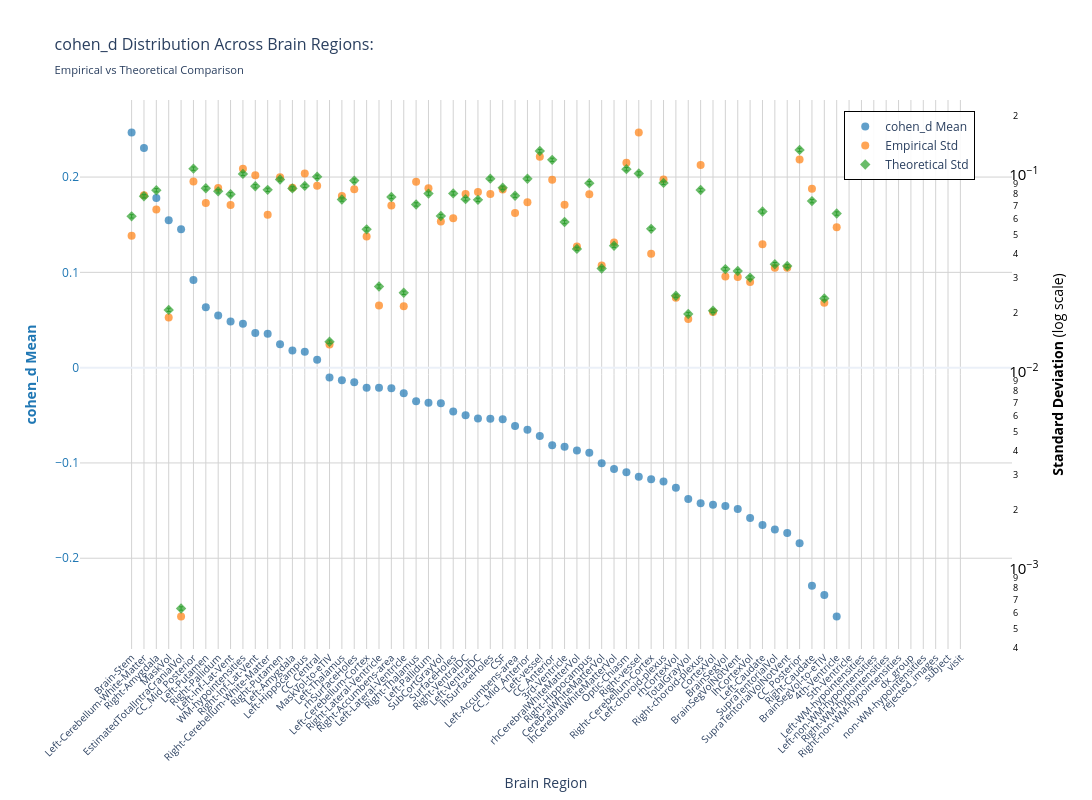
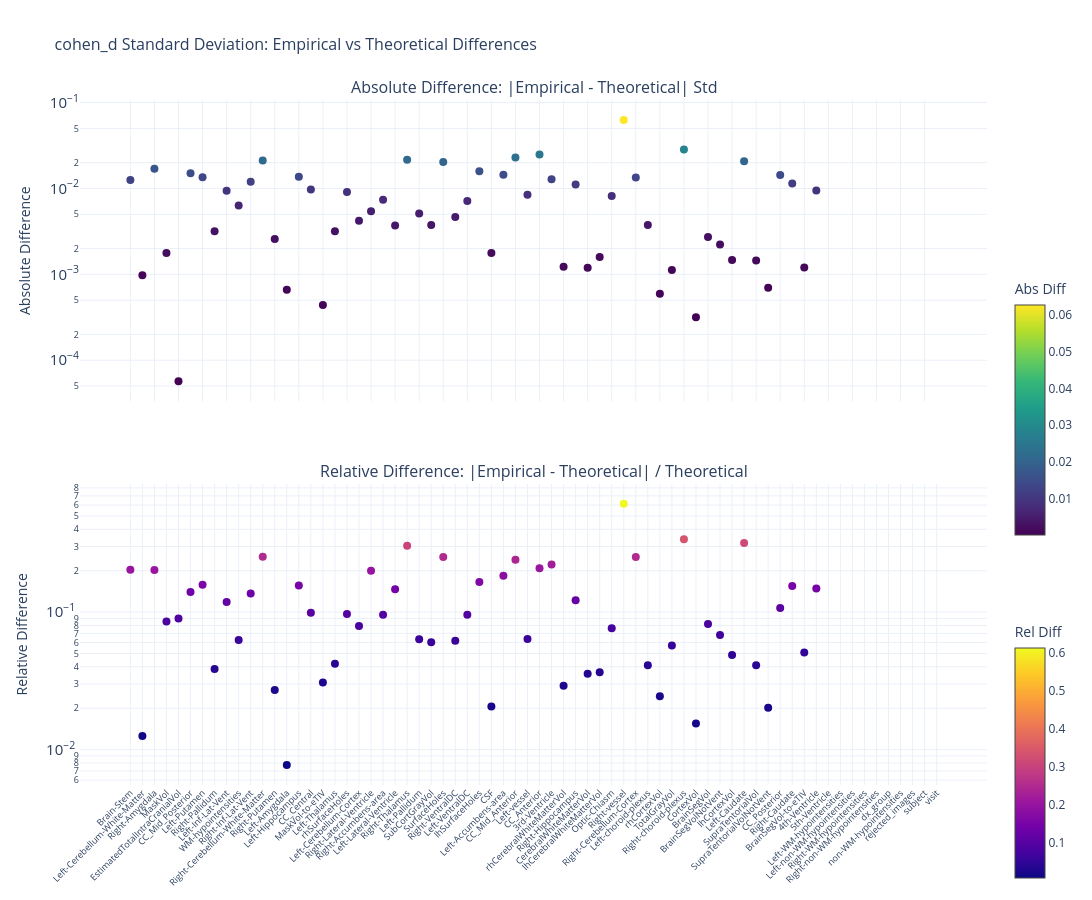

Notebook cell for these charts, in order:
### Markdown cell above
### p-value

### Code cell
nu_nav = df_npvr[(df_npvr["study"] == "longitudinal") & (df_npvr["group"] == "HC-PD")]
data_path = stats_dir / f"cohen_d_longitudinal_{METRIC}.parquet"
df, stats = get_test_stats(
    data_path,
    stat_functions_F,
    nu_nav,
    hemisphere=False,
    study="longitudinal",
    raw_values=True,
)
show_figure(
    stats, hemisphere=False, stat_name="cohen_d", study="longitudinal", metric=METRIC
)

### Figure 1 — Plotly figure (JSON) as saved in the notebook; plotly's stock layout.template omitted (floating-point values rounded to 4 significant figures)
{"data": [{"hovertemplate": "<b>%{x}</b><br>Mean cohen_d: %{y:.2f}<br><extra></extra>", "marker": {"color": "#1f77b4", "opacity": 0.7, "size": 8}, "mode": "markers", "name": "cohen_d Mean", "type": "scatter", "x": ["Brain-Stem", "Left-Cerebellum-White-Matter", "Right-Amygdala", "MaskVol", "EstimatedTotalIntraCranialVol", "CC_Mid_Posterior", "Left-Putamen", "Right-Pallidum", "Left-Inf-Lat-Vent", "WM-hypointensities", "Right-Inf-Lat-Vent", "Right-Cerebellum-White-Matter", "Right-Putamen", "Left-Amygdala", "Left-Hippocampus", "CC_Central", "MaskVol-to-eTIV", "Left-Thalamus", "rhSurfaceHoles", "Left-Cerebellum-Cortex", "Right-Lateral-Ventricle", "Right-Accumbens-area", "Left-Lateral-Ventricle", "Right-Thalamus", "Left-Pallidum", "SubCortGrayVol", "SurfaceHoles", "Right-VentralDC", "Left-VentralDC", "lhSurfaceHoles", "CSF", "Left-Accumbens-area", "CC_Mid_Anterior", "Left-vessel", "CC_Anterior", "3rd-Ventricle", "rhCerebralWhiteMatterVol", "Right-Hippocampus", "CerebralWhiteMatterVol", "lhCerebralWhiteMatterVol", "Optic-Chiasm", "Right-vessel", "Right-Cerebellum-Cortex", "Left-choroid-plexus", "rhCortexVol", "TotalGrayVol", "Right-choroid-plexus", "CortexVol", "BrainSegVol", "BrainSegVolNotVent", "lhCortexVol", "Left-Caudate", "SupraTentorialVol", "SupraTentorialVolNotVent", "CC_Posterior", "Right-Caudate", "BrainSegVol-to-eTIV", "4th-Ventricle", "5th-Ventricle", "Left-WM-hypointensities", "Left-non-WM-hypointensities", "Right-WM-hypointensities", "Right-non-WM-hypointensities", "dx_group", "non-WM-hypointensities", "rejected_images", "subject", "visit"], "y": [0.2468, 0.2305, 0.178, 0.1546, 0.1452, 0.09195, 0.06329, 0.05477, 0.04849, 0.04596, 0.03633, 0.03569, 0.02468, 0.01796, 0.01678, 0.008294, -0.01035, -0.01332, -0.0154, -0.02114, -0.02116, -0.02167, -0.0269, -0.03536, -0.03678, -0.03744, -0.04596, -0.0499, -0.05343, -0.05368, -0.05413, -0.06113, -0.06518, -0.07185, -0.0814, -0.08313, -0.087, -0.08942, -0.1004, -0.1065, -0.1099, -0.1144, -0.1171, -0.1195, -0.1259, -0.1379, -0.1424, -0.144, -0.1451, -0.1484, -0.1579, -0.1652, -0.1698, -0.1734, -0.1844, -0.2289, -0.2385, -0.2612, NaN, NaN, NaN, NaN, NaN, NaN, NaN, NaN, NaN, NaN], "yaxis": "y"}, {"hovertemplate": "<b>%{x}</b><br>Empirical Std: %{y:.3f}<br><extra></extra>", "marker": {"color": "#ff7f0e", "opacity": 0.7, "size": 8, "symbol": "circle"}, "mode": "markers", "name": "Empirical Std", "type": "scatter", "x": ["Brain-Stem", "Left-Cerebellum-White-Matter", "Right-Amygdala", "MaskVol", "EstimatedTotalIntraCranialVol", "CC_Mid_Posterior", "Left-Putamen", "Right-Pallidum", "Left-Inf-Lat-Vent", "WM-hypointensities", "Right-Inf-Lat-Vent", "Right-Cerebellum-White-Matter", "Right-Putamen", "Left-Amygdala", "Left-Hippocampus", "CC_Central", "MaskVol-to-eTIV", "Left-Thalamus", "rhSurfaceHoles", "Left-Cerebellum-Cortex", "Right-Lateral-Ventricle", "Right-Accumbens-area", "Left-Lateral-Ventricle", "Right-Thalamus", "Left-Pallidum", "SubCortGrayVol", "SurfaceHoles", "Right-VentralDC", "Left-VentralDC", "lhSurfaceHoles", "CSF", "Left-Accumbens-area", "CC_Mid_Anterior", "Left-vessel", "CC_Anterior", "3rd-Ventricle", "rhCerebralWhiteMatterVol", "Right-Hippocampus", "CerebralWhiteMatterVol", "lhCerebralWhiteMatterVol", "Optic-Chiasm", "Right-vessel", "Right-Cerebellum-Cortex", "Left-choroid-plexus", "rhCortexVol", "TotalGrayVol", "Right-choroid-plexus", "CortexVol", "BrainSegVol", "BrainSegVolNotVent", "lhCortexVol", "Left-Caudate", "SupraTentorialVol", "SupraTentorialVolNotVent", "CC_Posterior", "Right-Caudate", "BrainSegVol-to-eTIV", "4th-Ventricle", "5th-Ventricle", "Left-WM-hypointensities", "Left-non-WM-hypointensities", "Right-WM-hypointensities", "Right-non-WM-hypointensities", "dx_group", "non-WM-hypointensities", "rejected_images", "subject", "visit"], "y": [0.04919, 0.07902, 0.06679, 0.01893, 0.0005753, 0.09269, 0.07212, 0.08586, 0.07043, 0.1077, 0.09968, 0.0629, 0.09747, 0.0862, 0.1018, 0.0883, 0.01382, 0.07828, 0.08461, 0.04882, 0.02176, 0.07001, 0.02157, 0.09252, 0.08563, 0.0582, 0.06041, 0.08013, 0.08202, 0.08005, 0.08447, 0.06411, 0.07285, 0.1239, 0.09458, 0.07059, 0.04343, 0.07985, 0.03478, 0.04542, 0.1153, 0.1645, 0.03991, 0.09501, 0.02384, 0.01858, 0.1123, 0.02018, 0.0306, 0.03039, 0.0287, 0.04457, 0.03385, 0.03384, 0.1198, 0.08517, 0.02247, 0.05431, NaN, NaN, NaN, NaN, NaN, NaN, NaN, NaN, NaN, NaN], "yaxis": "y2"}, {"error_y": {"array": [0.001226, 0.001551, 0.001664, 0.0004112, 1.256e-05, 0.002141, 0.001702, 0.001643, 0.001587, 0.002014, 0.001743, 0.001672, 0.001885, 0.0017, 0.00175, 0.001947, 0.0002833, 0.001493, 0.001862, 0.001053, 0.0005406, 0.001538, 0.000502, 0.00141, 0.0016, 0.001231, 0.001603, 0.001499, 0.001487, 0.001906, 0.001714, 0.001561, 0.001904, 0.00263, 0.002373, 0.001148, 0.0008384, 0.001807, 0.0006674, 0.0008707, 0.002129, 0.002025, 0.00106, 0.001813, 0.0004855, 0.0003916, 0.001668, 0.0004072, 0.0006622, 0.000648, 0.0005996, 0.001298, 0.0007014, 0.0006862, 0.002665, 0.001465, 0.0004703, 0.001267, NaN, NaN, NaN, NaN, NaN, NaN, NaN, NaN, NaN, NaN], "arrayminus": [0.001202, 0.00152, 0.001631, 0.000403, 1.231e-05, 0.002099, 0.001668, 0.00161, 0.001555, 0.001974, 0.001708, 0.001638, 0.001848, 0.001666, 0.001716, 0.001908, 0.0002777, 0.001463, 0.001825, 0.001033, 0.0005298, 0.001507, 0.0004921, 0.001382, 0.001568, 0.001206, 0.001572, 0.00147, 0.001458, 0.001868, 0.00168, 0.00153, 0.001867, 0.002578, 0.002326, 0.001125, 0.0008218, 0.001772, 0.0006541, 0.0008534, 0.002087, 0.001985, 0.001039, 0.001777, 0.0004758, 0.0003839, 0.001634, 0.0003991, 0.000649, 0.0006352, 0.0005877, 0.001272, 0.0006875, 0.0006726, 0.002612, 0.001436, 0.000461, 0.001242, NaN, NaN, NaN, NaN, NaN, NaN, NaN, NaN, NaN, NaN], "color": "#2ca02c", "thickness": 1, "type": "data", "visible": true, "width": 2}, "hovertemplate": "<b>%{x}</b><br>Theoretical Std: %{y:.3f}<br><extra></extra>", "marker": {"color": "#2ca02c", "opacity": 0.7, "size": 8, "symbol": "diamond"}, "mode": "markers", "name": "Theoretical Std", "type": "scatter", "x": ["Brain-Stem", "Left-Cerebellum-White-Matter", "Right-Amygdala", "MaskVol", "EstimatedTotalIntraCranialVol", "CC_Mid_Posterior", "Left-Putamen", "Right-Pallidum", "Left-Inf-Lat-Vent", "WM-hypointensities", "Right-Inf-Lat-Vent", "Right-Cerebellum-White-Matter", "Right-Putamen", "Left-Amygdala", "Left-Hippocampus", "CC_Central", "MaskVol-to-eTIV", "Left-Thalamus", "rhSurfaceHoles", "Left-Cerebellum-Cortex", "Right-Lateral-Ventricle", "Right-Accumbens-area", "Left-Lateral-Ventricle", "Right-Thalamus", "Left-Pallidum", "SubCortGrayVol", "SurfaceHoles", "Right-VentralDC", "Left-VentralDC", "lhSurfaceHoles", "CSF", "Left-Accumbens-area", "CC_Mid_Anterior", "Left-vessel", "CC_Anterior", "3rd-Ventricle", "rhCerebralWhiteMatterVol", "Right-Hippocampus", "CerebralWhiteMatterVol", "lhCerebralWhiteMatterVol", "Optic-Chiasm", "Right-vessel", "Right-Cerebellum-Cortex", "Left-choroid-plexus", "rhCortexVol", "TotalGrayVol", "Right-choroid-plexus", "CortexVol", "BrainSegVol", "BrainSegVolNotVent", "lhCortexVol", "Left-Caudate", "SupraTentorialVol", "SupraTentorialVolNotVent", "CC_Posterior", "Right-Caudate", "BrainSegVol-to-eTIV", "4th-Ventricle", "5th-Ventricle", "Left-WM-hypointensities", "Left-non-WM-hypointensities", "Right-WM-hypointensities", "Right-non-WM-hypointensities", "dx_group", "non-WM-hypointensities", "rejected_images", "subject", "visit"], "y": [0.06173, 0.07804, 0.08375, 0.02069, 0.0006321, 0.1078, 0.08565, 0.08268, 0.07987, 0.1013, 0.08771, 0.08413, 0.09489, 0.08554, 0.08809, 0.098, 0.01426, 0.07512, 0.0937, 0.05302, 0.02721, 0.0774, 0.02527, 0.07095, 0.08051, 0.06195, 0.08069, 0.07546, 0.07486, 0.09591, 0.08624, 0.07856, 0.09584, 0.1324, 0.1194, 0.05777, 0.0422, 0.09096, 0.03359, 0.04382, 0.1072, 0.1019, 0.05335, 0.09126, 0.02443, 0.01971, 0.08393, 0.02049, 0.03333, 0.03261, 0.03018, 0.06532, 0.0353, 0.03453, 0.1341, 0.07375, 0.02367, 0.06378, NaN, NaN, NaN, NaN, NaN, NaN, NaN, NaN, NaN, NaN], "yaxis": "y2"}], "layout": {"height": 800, "hovermode": "x", "legend": {"bgcolor": "rgba(255, 255, 255, 0.9)", "bordercolor": "black", "borderwidth": 1, "font": {"size": 12}, "orientation": "v", "x": 0.82, "y": 0.98}, "title": {"font": {"size": 16}, "text": "cohen_d Distribution Across Brain Regions:<br><sub>Empirical vs Theoretical Comparison</sub>"}, "width": 1400, "xaxis": {"gridcolor": "lightgray", "showgrid": true, "tickangle": -45, "tickfont": {"size": 10}, "title": {"text": "Brain Region"}}, "yaxis": {"gridcolor": "lightgray", "showgrid": true, "side": "left", "tickfont": {"color": "#1f77b4"}, "title": {"font": {"color": "#1f77b4"}, "text": "<b>cohen_d Mean</b>"}}, "yaxis2": {"exponentformat": "power", "overlaying": "y", "showgrid": false, "side": "right", "tickfont": {"color": "black"}, "title": {"font": {"color": "black"}, "text": "<b>Standard Deviation</b> (log scale)"}, "type": "log"}}}

### Figure 2 — Plotly figure (JSON) as saved in the notebook; plotly's stock layout.template omitted (floating-point values rounded to 4 significant figures)
{"data": [{"hovertemplate": "<b>%{x}</b><br>Abs Diff: %{y:.4f}<br><extra></extra>", "marker": {"color": [0.01253, 0.0009784, 0.01696, 0.001768, 5.68e-05, 0.01507, 0.01353, 0.003182, 0.00944, 0.006345, 0.01197, 0.02123, 0.00258, 0.0006619, 0.01373, 0.009699, 0.0004384, 0.003167, 0.009093, 0.004199, 0.005445, 0.007395, 0.003699, 0.02157, 0.005113, 0.003745, 0.02028, 0.004667, 0.007161, 0.01586, 0.001774, 0.01445, 0.02299, 0.008438, 0.02483, 0.01282, 0.00123, 0.01111, 0.001196, 0.001598, 0.00817, 0.0626, 0.01344, 0.003749, 0.0005963, 0.001126, 0.0284, 0.0003174, 0.00273, 0.002219, 0.001473, 0.02075, 0.00145, 0.000697, 0.01434, 0.01143, 0.001201, 0.009466, NaN, NaN, NaN, NaN, NaN, NaN, NaN, NaN, NaN, NaN], "colorbar": {"len": 0.4, "title": {"text": "Abs Diff"}, "y": 0.75, "yanchor": "top"}, "colorscale": [[0.0, "#440154"], [0.1111, "#482878"], [0.2222, "#3e4989"], [0.3333, "#31688e"], [0.4444, "#26828e"], [0.5556, "#1f9e89"], [0.6667, "#35b779"], [0.7778, "#6ece58"], [0.8889, "#b5de2b"], [1.0, "#fde725"]], "showscale": true, "size": 8}, "mode": "markers", "name": "Absolute", "type": "scatter", "x": ["Brain-Stem", "Left-Cerebellum-White-Matter", "Right-Amygdala", "MaskVol", "EstimatedTotalIntraCranialVol", "CC_Mid_Posterior", "Left-Putamen", "Right-Pallidum", "Left-Inf-Lat-Vent", "WM-hypointensities", "Right-Inf-Lat-Vent", "Right-Cerebellum-White-Matter", "Right-Putamen", "Left-Amygdala", "Left-Hippocampus", "CC_Central", "MaskVol-to-eTIV", "Left-Thalamus", "rhSurfaceHoles", "Left-Cerebellum-Cortex", "Right-Lateral-Ventricle", "Right-Accumbens-area", "Left-Lateral-Ventricle", "Right-Thalamus", "Left-Pallidum", "SubCortGrayVol", "SurfaceHoles", "Right-VentralDC", "Left-VentralDC", "lhSurfaceHoles", "CSF", "Left-Accumbens-area", "CC_Mid_Anterior", "Left-vessel", "CC_Anterior", "3rd-Ventricle", "rhCerebralWhiteMatterVol", "Right-Hippocampus", "CerebralWhiteMatterVol", "lhCerebralWhiteMatterVol", "Optic-Chiasm", "Right-vessel", "Right-Cerebellum-Cortex", "Left-choroid-plexus", "rhCortexVol", "TotalGrayVol", "Right-choroid-plexus", "CortexVol", "BrainSegVol", "BrainSegVolNotVent", "lhCortexVol", "Left-Caudate", "SupraTentorialVol", "SupraTentorialVolNotVent", "CC_Posterior", "Right-Caudate", "BrainSegVol-to-eTIV", "4th-Ventricle", "5th-Ventricle", "Left-WM-hypointensities", "Left-non-WM-hypointensities", "Right-WM-hypointensities", "Right-non-WM-hypointensities", "dx_group", "non-WM-hypointensities", "rejected_images", "subject", "visit"], "xaxis": "x", "y": [0.01253, 0.0009784, 0.01696, 0.001768, 5.68e-05, 0.01507, 0.01353, 0.003182, 0.00944, 0.006345, 0.01197, 0.02123, 0.00258, 0.0006619, 0.01373, 0.009699, 0.0004384, 0.003167, 0.009093, 0.004199, 0.005445, 0.007395, 0.003699, 0.02157, 0.005113, 0.003745, 0.02028, 0.004667, 0.007161, 0.01586, 0.001774, 0.01445, 0.02299, 0.008438, 0.02483, 0.01282, 0.00123, 0.01111, 0.001196, 0.001598, 0.00817, 0.0626, 0.01344, 0.003749, 0.0005963, 0.001126, 0.0284, 0.0003174, 0.00273, 0.002219, 0.001473, 0.02075, 0.00145, 0.000697, 0.01434, 0.01143, 0.001201, 0.009466, NaN, NaN, NaN, NaN, NaN, NaN, NaN, NaN, NaN, NaN], "yaxis": "y"}, {"hovertemplate": "<b>%{x}</b><br>Rel Diff: %{y:.2%}<br><extra></extra>", "marker": {"color": [0.203, 0.01254, 0.2026, 0.08545, 0.08986, 0.1399, 0.158, 0.03848, 0.1182, 0.06261, 0.1365, 0.2524, 0.02718, 0.007737, 0.1559, 0.09897, 0.03075, 0.04216, 0.09704, 0.0792, 0.2001, 0.09554, 0.1464, 0.3041, 0.0635, 0.06045, 0.2513, 0.06185, 0.09567, 0.1654, 0.02057, 0.184, 0.2399, 0.06375, 0.2079, 0.2219, 0.02915, 0.1222, 0.0356, 0.03646, 0.07624, 0.6143, 0.252, 0.04109, 0.02441, 0.05712, 0.3383, 0.01549, 0.08191, 0.06805, 0.04882, 0.3176, 0.04107, 0.02018, 0.1069, 0.1549, 0.05073, 0.1484, NaN, NaN, NaN, NaN, NaN, NaN, NaN, NaN, NaN, NaN], "colorbar": {"len": 0.4, "title": {"text": "Rel Diff"}, "y": 0.25, "yanchor": "top"}, "colorscale": [[0.0, "#0d0887"], [0.1111, "#46039f"], [0.2222, "#7201a8"], [0.3333, "#9c179e"], [0.4444, "#bd3786"], [0.5556, "#d8576b"], [0.6667, "#ed7953"], [0.7778, "#fb9f3a"], [0.8889, "#fdca26"], [1.0, "#f0f921"]], "showscale": true, "size": 8}, "mode": "markers", "name": "Relative", "type": "scatter", "x": ["Brain-Stem", "Left-Cerebellum-White-Matter", "Right-Amygdala", "MaskVol", "EstimatedTotalIntraCranialVol", "CC_Mid_Posterior", "Left-Putamen", "Right-Pallidum", "Left-Inf-Lat-Vent", "WM-hypointensities", "Right-Inf-Lat-Vent", "Right-Cerebellum-White-Matter", "Right-Putamen", "Left-Amygdala", "Left-Hippocampus", "CC_Central", "MaskVol-to-eTIV", "Left-Thalamus", "rhSurfaceHoles", "Left-Cerebellum-Cortex", "Right-Lateral-Ventricle", "Right-Accumbens-area", "Left-Lateral-Ventricle", "Right-Thalamus", "Left-Pallidum", "SubCortGrayVol", "SurfaceHoles", "Right-VentralDC", "Left-VentralDC", "lhSurfaceHoles", "CSF", "Left-Accumbens-area", "CC_Mid_Anterior", "Left-vessel", "CC_Anterior", "3rd-Ventricle", "rhCerebralWhiteMatterVol", "Right-Hippocampus", "CerebralWhiteMatterVol", "lhCerebralWhiteMatterVol", "Optic-Chiasm", "Right-vessel", "Right-Cerebellum-Cortex", "Left-choroid-plexus", "rhCortexVol", "TotalGrayVol", "Right-choroid-plexus", "CortexVol", "BrainSegVol", "BrainSegVolNotVent", "lhCortexVol", "Left-Caudate", "SupraTentorialVol", "SupraTentorialVolNotVent", "CC_Posterior", "Right-Caudate", "BrainSegVol-to-eTIV", "4th-Ventricle", "5th-Ventricle", "Left-WM-hypointensities", "Left-non-WM-hypointensities", "Right-WM-hypointensities", "Right-non-WM-hypointensities", "dx_group", "non-WM-hypointensities", "rejected_images", "subject", "visit"], "xaxis": "x2", "y": [0.203, 0.01254, 0.2026, 0.08545, 0.08986, 0.1399, 0.158, 0.03848, 0.1182, 0.06261, 0.1365, 0.2524, 0.02718, 0.007737, 0.1559, 0.09897, 0.03075, 0.04216, 0.09704, 0.0792, 0.2001, 0.09554, 0.1464, 0.3041, 0.0635, 0.06045, 0.2513, 0.06185, 0.09567, 0.1654, 0.02057, 0.184, 0.2399, 0.06375, 0.2079, 0.2219, 0.02915, 0.1222, 0.0356, 0.03646, 0.07624, 0.6143, 0.252, 0.04109, 0.02441, 0.05712, 0.3383, 0.01549, 0.08191, 0.06805, 0.04882, 0.3176, 0.04107, 0.02018, 0.1069, 0.1549, 0.05073, 0.1484, NaN, NaN, NaN, NaN, NaN, NaN, NaN, NaN, NaN, NaN], "yaxis": "y2"}], "layout": {"annotations": [{"font": {"size": 16}, "showarrow": false, "text": "Absolute Difference: |Empirical - Theoretical| Std", "x": 0.5, "xanchor": "center", "xref": "paper", "y": 1.0, "yanchor": "bottom", "yref": "paper"}, {"font": {"size": 16}, "showarrow": false, "text": "Relative Difference: |Empirical - Theoretical| / Theoretical", "x": 0.5, "xanchor": "center", "xref": "paper", "y": 0.44, "yanchor": "bottom", "yref": "paper"}], "height": 900, "hovermode": "x unified", "showlegend": false, "title": {"font": {"size": 16}, "text": "cohen_d Standard Deviation: Empirical vs Theoretical Differences"}, "width": 1400, "xaxis": {"anchor": "y", "domain": [0.0, 1.0], "showticklabels": false}, "xaxis2": {"anchor": "y2", "domain": [0.0, 1.0], "tickangle": -45, "tickfont": {"size": 9}}, "yaxis": {"anchor": "x", "domain": [0.56, 1.0], "exponentformat": "power", "title": {"text": "Absolute Difference"}, "type": "log"}, "yaxis2": {"anchor": "x2", "domain": [0.0, 0.44], "exponentformat": "power", "title": {"text": "Relative Difference"}, "type": "log"}}}
